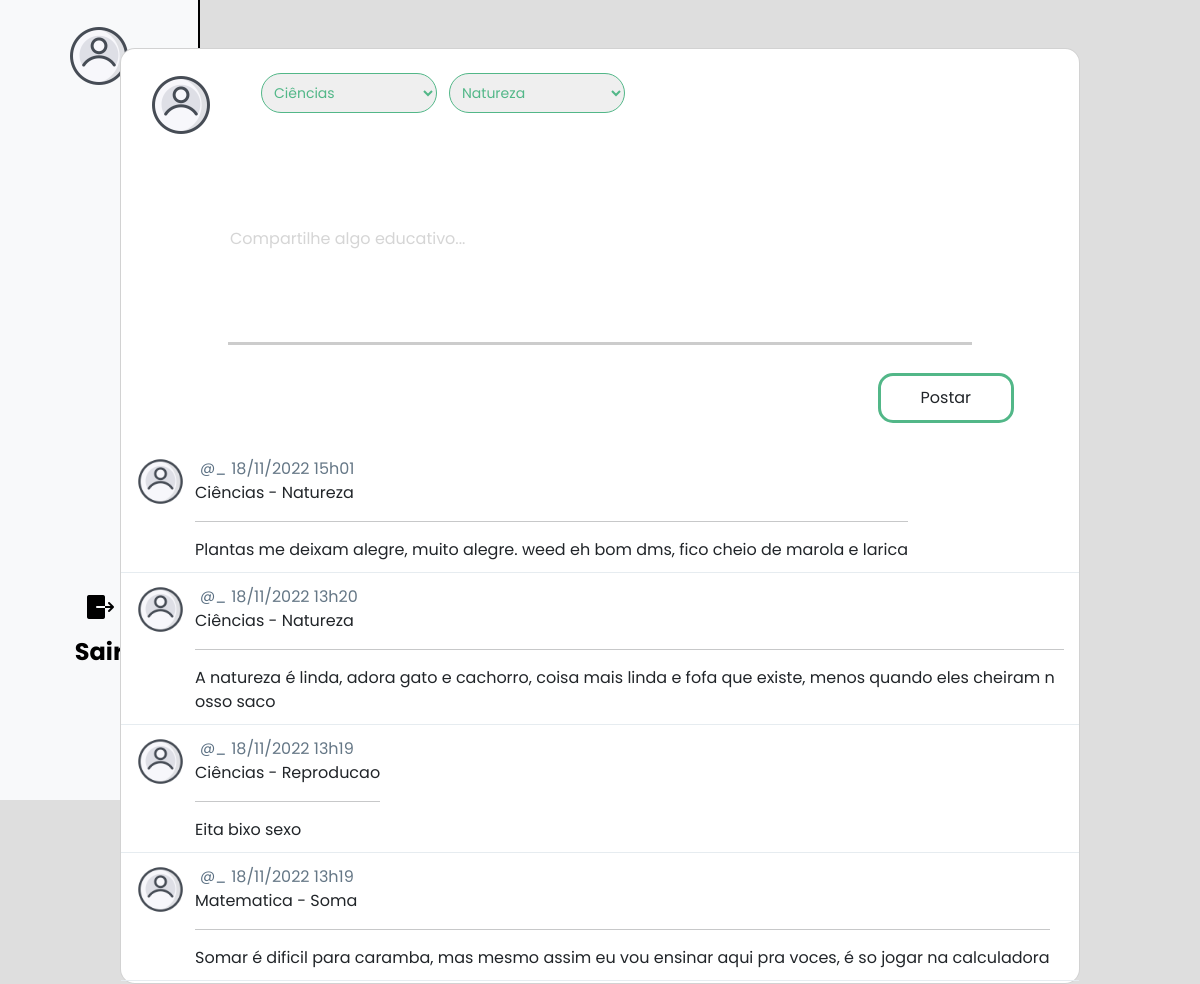
The app's page /RestrictArea/index.php with its own data.
### tables this page shows
CREATE TABLE `tbpostagem` (
  `idPostagem` int(11) NOT NULL,
  `idAssunto` int(11) DEFAULT NULL,
  `conteudoPostagem` varchar(150) NOT NULL,
  `idUser` int(11) NOT NULL,
  `idMateria` int(11) NOT NULL,
  `dataPostagem` datetime DEFAULT NULL
);

CREATE TABLE `tbmateria` (
  `idMateria` int(11) NOT NULL,
  `nomeMateria` varchar(150) DEFAULT NULL
);

CREATE TABLE `tbassuntomateria` (
  `idAssunto` int(11) NOT NULL,
  `nomeAssunto` varchar(150) NOT NULL,
  `idMateria` int(11) NOT NULL
);

### classes/Materia.php (called while the page is built, shortened)
<?php
    class Materia{
        public function getMateria(){
            $connection = Connection::getConnection();
            $querySelect = "SELECT * FROM tbMateria";
            $result = $connection->query($querySelect);
            return $result->fetchAll();
        }
    }
?>

### classes/AssuntoMateria.php (called while the page is built, shortened)
<?php
    class AssuntoMateria{
        public function getAssuntoMateria(){
            $connection = Connection::getConnection();
            $querySelect = "select * from tbAssuntoMateria";
            $result = $connection->query($querySelect);
            return $result->fetchAll();
        }
    }
?>

### classes/Postagem.php (called while the page is built, shortened)
<?php
    class Postagem{
        public function getPost(){
            $connection = Connection::getConnection();
            $querySelect = "
            SELECT post.idPostagem, post.conteudoPostagem, materia.nomeMateria, AssunMateria.nomeAssunto, users.nomeUser, users.idUser, DATE_FORMAT(post.dataPostagem,
            '%d/%m/%Y %Hh%i'
            )
            AS
            'dtPostagem'  FROM tbPostagem post
            LEFT JOIN tbuser users on users.idUser = post.idUser
            LEFT JOIN tbmateria materia on materia.idMateria = post.idMateria
            LEFT JOIN tbassuntomateria AssunMateria on AssunMateria.idAssunto = post.idAssunto
            order by dataPostagem desc
            ";
            $result = $connection->query($querySelect);
            return $result->fetchAll();
        }
    }
?>

### RestrictArea/index.php (the view, shortened to what this page needs)
<!DOCTYPE html>
<html lang="en">
<head>
     <link href="https://cdn.jsdelivr.net/npm/bootstrap@5.2.0/dist/css/bootstrap.min.css" rel="stylesheet"
>
    <link rel="stylesheet" type="text/css" href="../css/style.css" media="screen" />
    <link rel="stylesheet" type="text/css" href="css/style.css" media="screen" />
    <link rel="stylesheet" href="css/tweet.css" />
    <link href='https://use.fontawesome.com/releases/v5.1.0/css/all.css' rel='stylesheet' />
</head>
<body>
<div class="container-fluid">
        <div class="row">
          <div class="col-1 left-bar bg-light">
            <ul class="nav flex-column">
                <li class="nav-item ">
                  <img class="card-photo col-1">
                </li>
              </ul>
              <br>
              <div class="logout">
                <a href="../logout.php">
                  <img>
                  <h2 class="yourProfile mt-3">Sair</h2>
                </a>
              </div>
        </div>
          <div class="col-12">
                <div class="card mt-5 mx-auto">
                <form method="POST" action="rotinas/insertPostComum.php" onSubmit="alerta()" id="form">
                    <div class="row">
                        <img class="card-photo col-1">
                        <select class="select-box form-select-sm col-3 mx-2 mt-4" name="idMateria" id="idMateria">
                        <?php
                            require_once '../classes/Materia.php';
                            require_once '../classes/AssuntoMateria.php';
                            $assunMateria = new AssuntoMateria(null, null);
                            $assunMaterias = $assunMateria->getAssuntoMateria();
                            $materia = new Materia(null, null);
                            $materias = $materia->getMateria();
                            if(!empty($materias)){
                                foreach($materias as $m){ ?>
                                    <option value="<?php echo $m['idMateria']; ?>"><?php echo $m['nomeMateria']; ?></option>
                            <?php }}else{ ?>
                                    <option value="">Sem Materias Cadastradas</option>
                            <?php } ?>
                        </select>
                        <select class="select-box form-select-sm col-3 mx-1 mt-4" name="idAssuntoMateria" id="idAssuntoMateria"  >
                            <?php
                                if(!empty($assunMaterias) ){
                                    foreach($assunMaterias as $am){ ?>
                                            <option value="<?php echo $am['idAssunto']; ?>"><?php echo $am['nomeAssunto']; ?></option>
                          <?php }} else { ?>
                                        <option value="">Sem Assuntos Cadastradas</option>
                          <?php } ?>
                        </select>
                    </div>
                    <div class="card-body mt-5">
                      <div class="input-group flex-nowrap d-flex justify-content-center">
                        <textarea class="input-form" id="input-cadastro" placeholder="Compartilhe algo educativo..." aria-label="Compartilhe algo educativo..." name="txtConteudo" aria-describedby="addon-wrapping" cols="30" rows="10" maxlength="999" autofocus></textarea>
                      </div>
                      <div class="form-group">
                        <button class="btn" id="btnPost" style="margin-left:80%;" type="submit">
                            Postar
                        </button>
                      </div>
                    </div>
                  </form>
            <?php
        require_once '../classes/Postagem.php';
        $post = new Postagem(null, null, null, null);
        $posts = $post->getPost();
        if(!empty($posts)){
          foreach($posts as $p){
            ?>
            <div class="tweet">
              <img class="tweet__author-logo">
              <div class="tweet__main">
                <div class="tweet__header">
                  <div class="tweet__author-slug">
                    @<?php echo $p['idUser'].'_'.$p['nomeUser'];  ?>
                  </div>
                  <div class="tweet__publish-time">
                    <?php echo $p['dtPostagem']; ?>
                  </div>
                </div>
                <div class="tweet__content" style>
                <?php echo $p['nomeMateria'].' - '.$p['nomeAssunto']; ?>
                <hr>
                <?php echo $p['conteudoPostagem']; ?>
                </div>
              </div>
            </div>
          <?php }
        } ?>
                    </div>
                </div>
          </div>
        </div>
</body>
</html>

### css/style.css (style rules this page uses)
body { background-color: #dedede; }
a { text-decoration: none; }
.input-form { font-family: 'Poppins'; margin-bottom: 20px; outline: none; width: 100%; background-color: rgb(239, 239, 239); border: none; border-radius: 15px; transition: 0.4s; }
#input-cadastro { width: 70vh; height: 9vh; background-color: transparent; border-radius: 0; border-bottom:3px solid #ccc; }
#input-cadastro::placeholder { color: rgba(204, 204, 204, 0.832); }

### RestrictArea/css/style.css (style rules this page uses)
* { font-family: 'Poppins'; }
.left-bar { width: 25vh; text-align: center; border-right-width: 0.3vh; height: 100vh; border-right-style: solid; border-right-color: #000; position: fixed; }
.card { display: block; width: 120vh; border-radius: 15px; }
.yourProfile { font-size: 3vh; font-weight: bolder; text-decoration: none; color: black; }
.logout a img { margin-top: 55vh; -webkit-animation-duration: 1s; animation-duration: 1s; -webkit-animation-fill-mode: both; animation-fill-mode: both; -webkit-animation-timing-function: ease-in-out; animation-timing-function: ease-in-out; animation-iteration-count: infinite; -webkit-animation-iteration-count: infinite; }
.card-photo { padding: 0; width: 8vh; margin: 3vh 5vh; }
.btn { margin: 1vh; }
#input-cadastro { resize: none; width: 93vh; height: 15vh; }
.input-form { font-family: 'Poppins'; margin-bottom: 20px; outline: none; width: 100%; background-color: rgb(239, 239, 239); border: none; border-radius: 15px; transition: 0.4s; }
#btnPost { border-color: #52B788; border-radius: 5px; border-width: 0.4vh; border-radius: 15px; padding: 10px; width: 17vh; transition: .8s; }
.select-box { border-radius: 30px; width: 22vh; height: 5vh; color: #52B788; border-color: #52B788; }

### RestrictArea/css/tweet.css (style rules this page uses)
.tweet { display: flex; border-bottom: 1px solid #e6ecf0; margin-bottom: 2px; padding: 10px 15px; }
.tweet__author-logo { width: 49px; height: 49px; border-radius: 50%; margin-right: 10px; }
.tweet__header { display: flex; }
.tweet__author-slug { color: #5b7083; font-size: 15px; }
.tweet__publish-time { margin-left: 5px; color: #657786; }
.tweet__content { word-break: break-all; }

### records on screen
tbpostagem: dtPostagem "18/11/2022 15h01", idMateria.nomeMateria "Ciências", idAssunto.nomeAssunto "Natureza", conteudoPostagem "Plantas me deixam alegre, muito alegre. weed eh bom dms, fico cheio de marola e larica"
tbpostagem: dtPostagem "18/11/2022 13h20", idMateria.nomeMateria "Ciências", idAssunto.nomeAssunto "Natureza", conteudoPostagem "A natureza é linda, adora gato e cachorro, coisa mais linda e fofa que existe, menos quando eles cheiram nosso saco"
tbpostagem: dtPostagem "18/11/2022 13h19", idMateria.nomeMateria "Ciências", idAssunto.nomeAssunto "Reproducao", conteudoPostagem "Eita bixo sexo"
tbpostagem: dtPostagem "18/11/2022 13h19", idMateria.nomeMateria "Matematica", idAssunto.nomeAssunto "Soma", conteudoPostagem "Somar é dificil para caramba, mas mesmo assim eu vou ensinar aqui pra voces, é so jogar na calculadora"

### other values on screen
form field idMateria "Ciências"
form field idAssuntoMateria "Natureza"
